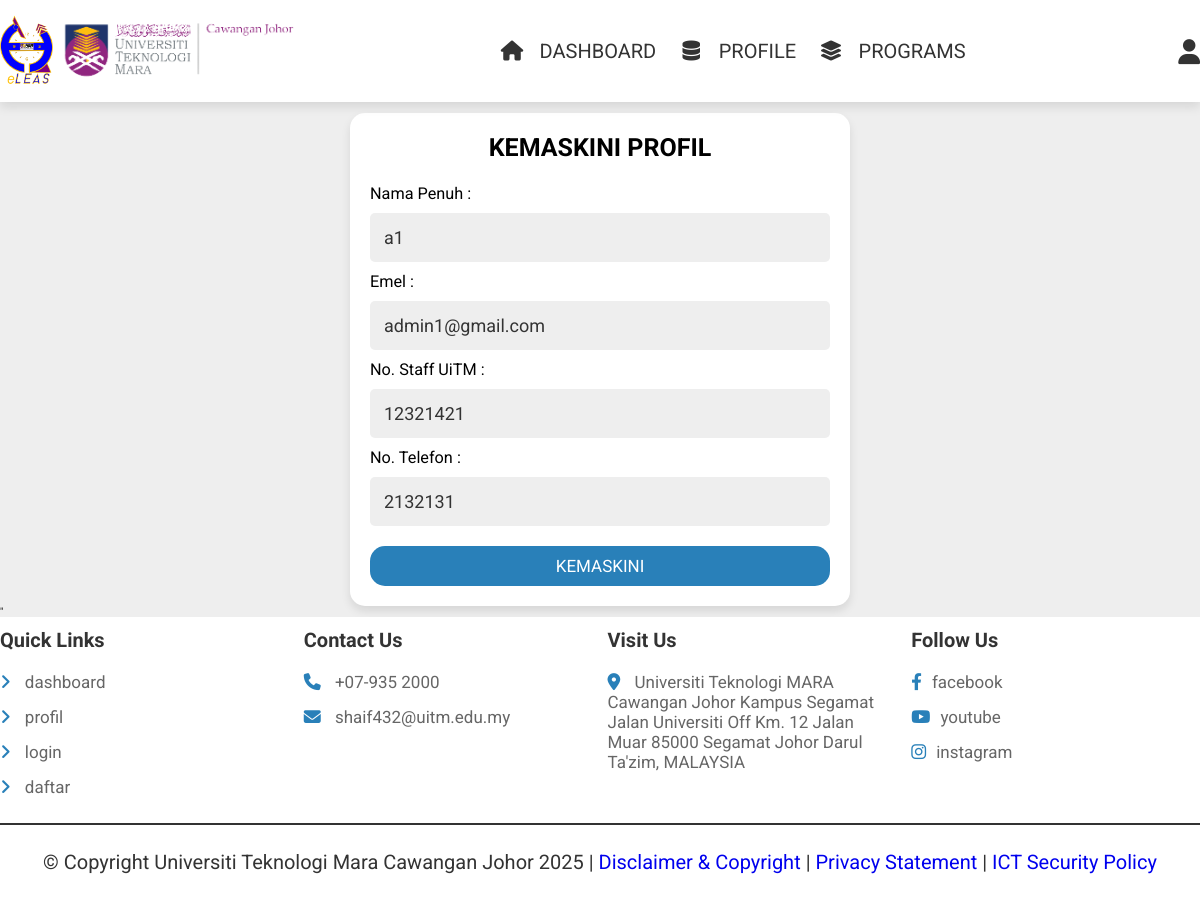
The page /admin_update_profile.php (signed in) on the database its author committed.
### tables this page shows
CREATE TABLE `clerks` (
  `clerk_id` int(100) NOT NULL,
  `clerk_name` varchar(70) NOT NULL,
  `staff_no` int(70) NOT NULL,
  `email` varchar(70) NOT NULL,
  `password` varchar(70) NOT NULL,
  `work_phone_no` varchar(70) NOT NULL
);

### admin_update_profile.php (the view, shortened to what this page needs)
<?php
include 'components/connect.php';
if (isset($_SESSION['admin_id'])) {
   $admin_id = $_SESSION['admin_id'];
} else {
   $admin_id = '';
}
   ?>
<!DOCTYPE html>
<html lang="en">
<head>
   <link rel="stylesheet" href="https://cdnjs.cloudflare.com/ajax/libs/font-awesome/6.1.1/css/all.min.css">
   <link rel="stylesheet" href="css/style.css">
</head>
<body>
   <?php include 'components/clerk_header.php'; ?>
   <br>
   <?php
   if (!isset($_SESSION['admin_id'])) {
      header('location:admin_login.php');
   } else {
      ?>
      <section class="form-container">
         <form action="" method="post">
            <?php
            $result = $conn->prepare("SELECT * FROM `clerks` WHERE clerk_id=?");
            $result->execute([$admin_id]);
            if ($result->rowCount() > 0) {
               while ($row = $result->fetch(PDO::FETCH_ASSOC)) {
                  $clerk_name = $row['clerk_name'];
                  $staff_no = $row['staff_no'];
                  $email = $row['email'];
                  $work_phone_no = $row['work_phone_no'];
               }
            }
            ?>
            <h3>Kemaskini Profil</h3>
            <br>
            <br>
            <label class="bigger" style="display: flex;flex-direction: row;" for="name">Nama Penuh :</label>
            <input type="text" name="clerk_name" required placeholder="Isi nama penuh anda" maxlength="100" class="box"
               value="<?php echo $clerk_name; ?>">
               <label class="bigger" style="display: flex;flex-direction: row;" for="name">Emel :</label>
            <input type="text" name="email" required placeholder="Isi emel anda" maxlength="70" class="box"
               oninput="this.value = this.value.replace(/\s/g, '')" value=<?php echo $email; ?>>
            <label class="bigger" style="display: flex;flex-direction: row;" for="name">No. Staff UiTM :</label>
            <input type="text" name="staff_no" required placeholder="Isi no. staff UiTM anda" maxlength="70" class="box"
               oninput="this.value = this.value.replace(/\s/g, '')" value=<?php echo $staff_no; ?>>
            <label class="bigger" style="display: flex;flex-direction: row;" for="name">No. Telefon :</label>
            <input type="tel" name="work_phone_no" min="0" max="9999999999" placeholder="enter your home phone number"
               oninput=" this.value=this.value.replace(/\s/g, '' )" required class="box" value=<?php echo $work_phone_no; ?>>
            <input type="submit" style="border-radius:15px; text-transform:uppercase;" value="Kemaskini" class="btn"
               name="submit">
         </form>
      </section>"
      <?php
   }
   ?>
   <br>
   <?php include 'components/clerk_footer.php'; ?>
</body>
</html>

### css/style.css (style rules this page uses)
:root { --main-color:#2980b9; --orange:#f39c12; --red:#e74c3c; --black:#333; --white:#fff; --green:#05b749; --light-color:#666; --light-bg:#eee; --border:.2rem solid var(--black); --box-shadow:0 .5rem 1rem rgba(0,0,0,.1); --uitm-color:#90267f; }
.bigger { font-size: 162.5%; }
* { font-family: 'Roboto', sans-serif; margin:0; padding:0; box-sizing: border-box; outline: none; border:none; text-decoration: none; }
html { font-size: 62.5%; overflow-x: hidden; }
body { background-color: var(--light-bg); }
section { padding:0rem; max-width: 1200px; margin:0 auto; }
.btn, .delete-btn, .option-btn, .green-btn { display: block; width: 100%; margin-top: 1rem; border-radius: .5rem; padding:1rem 3rem; font-size: 1.7rem; text-transform: capitalize; color:var(--white); cursor: pointer; text-align: center; }
.btn { background-color: var(--main-color); }
.form-container form { background-color: var(--white); padding:2rem; border-radius: 15px; box-shadow: var(--box-shadow); text-align: center; margin:0 auto; max-width: 50rem; }
.form-container form h3 { font-size: 2.5rem; text-transform: uppercase; }
.form-container form .box { margin:1rem 0; background-color: var(--light-bg); padding:1.4rem; font-size: 1.8rem; color:var(--black); width: 100%; border-radius: .5rem; }

### rows shown on the page
clerks: clerk_name "a1", email "admin1@gmail.com", staff_no "12321421", work_phone_no "2132131"
